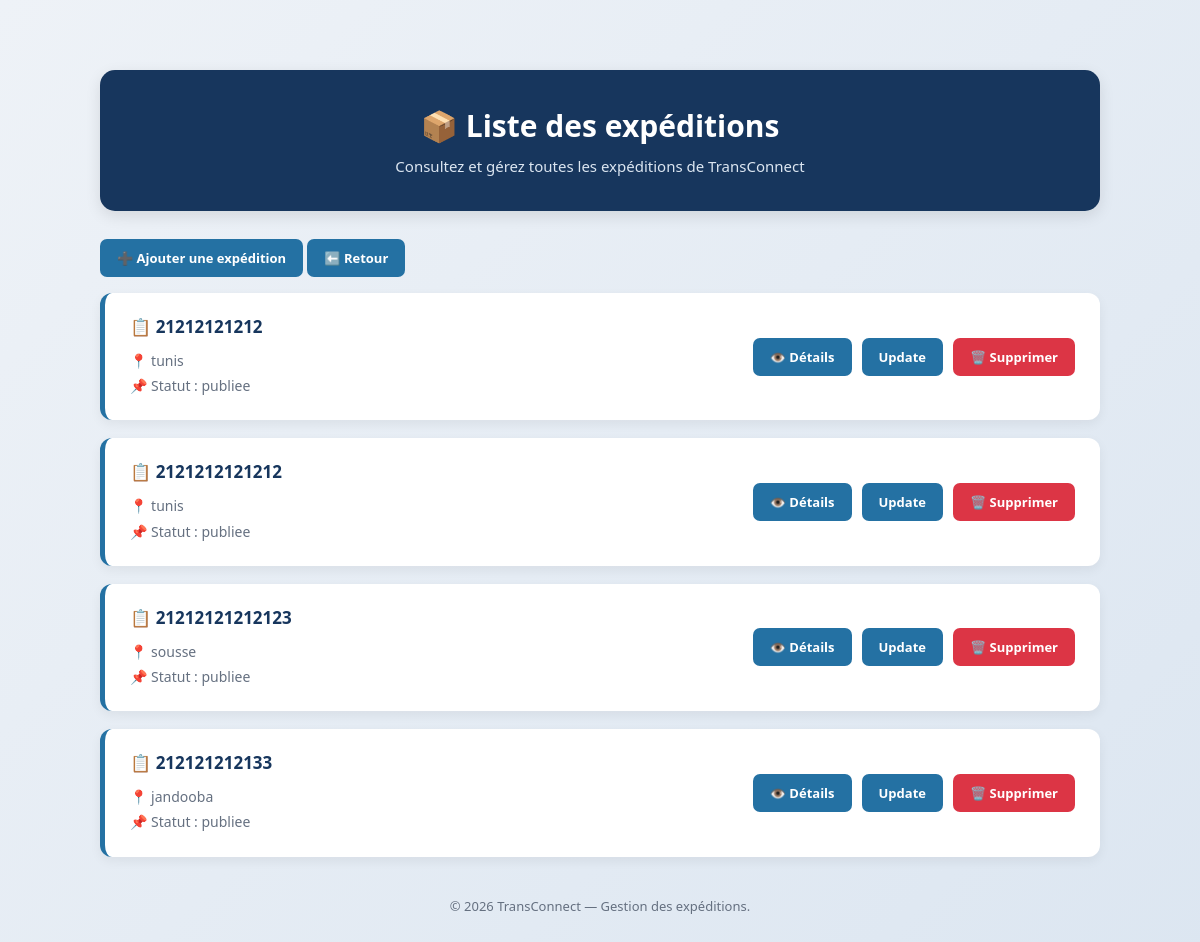
Page /expedition/list/ on the earlier database version.
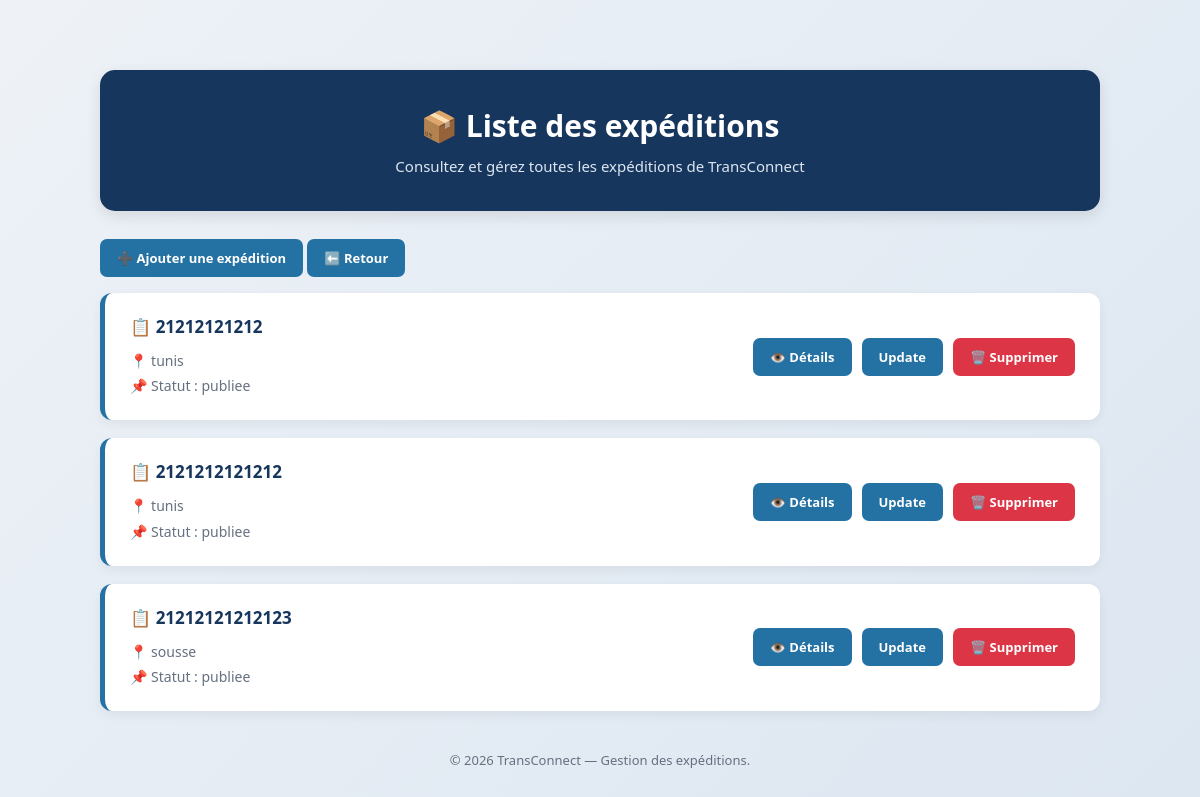
Same page on the later database version.
### ExpeditionsApp/models.py (models this page shows, shortened)
class Expedition(models.Model):
    reference = models.CharField(max_length=20,unique=True)# string «unique»
    ville_depart = models.CharField() #string
    ville_arrivee = models.CharField() #string
    poids_kg = models.DecimalField(
    max_digits=10,
    decimal_places=2,
    validators=[MinValueValidator(0.001)]
    ) #decimal
    date_souhaitee=models.DateTimeField(default=timezone.now) #date
    description=models.TextField()# text
    statut=models.CharField(max_length=30,choices=[("publiee","publiee"),
                                                   (" attribuee"," attribuee"),
                                                   ("en_cours","en_cours"),
                                                   ("livree","livree"),
                                                   ("annulee","annulee") ],
                                                    default= "publiee")# choice
    created_at=models.DateTimeField(auto_now_add=True)# datetime
    updated_at=models.DateTimeField(auto_now=True)# datetime
    entreprise=models.ForeignKey(Entreprise,
                                   on_delete=models.CASCADE,
                                   related_name="expedition")

### ExpeditionsApp/views.py (the view)
# urls.py: path('list/',list_exp,name="list"),
def list_exp(request):
    list=Expedition.objects.all()
    return render(request,'Expedition/list.html',{"list":list})

### templates/Expedition/list.html (shortened to what this page needs)
<!doctype html>
<html lang="fr">
<head>
</head>
<body>
<div class="container">
    <header>
        <h1>📦 Liste des expéditions</h1>
        <p>Consultez et gérez toutes les expéditions de TransConnect</p>
    </header>
    <p style="margin-bottom:25px">
        <a class="details" href="{% url 'expedition:create_class' %}">➕ Ajouter une expédition</a>
        <a class="details" href="{% url 'expedition:home' %}">⬅️ Retour</a>
    </p>
    <ul class="expedition-list">
        {% for off in list %}
            <li>
                <div>
                    <span class="reference">
                        📋 {{ off.reference }}
                    </span>
                    <p class="info">
                        📍 {{ off.ville_depart }}
                        <br>
                        📌 Statut : {{ off.statut }}
                    </p>
                </div>
                <div class="actions">
                    <a class="details" href="{% url 'expedition:details' off.pk %}">
                        👁️ Détails
                    </a>
                    <a class="details" href="{% url 'expedition:update_class' off.pk %}">
                        Update
                    </a>
                    <a class="delete" href="{% url 'expedition:delete' off.pk %}">
                        🗑️ Supprimer
                    </a>
                </div>
            </li>
        {% empty %}
            <li class="empty">
                Aucune expédition trouvée.
            </li>
        {% endfor %}
    </ul>
    <footer>
        &copy; 2026 TransConnect — Gestion des expéditions.
    </footer>
</div>
</body>
</html>

Differences in the rows shown:
removed Expedition: reference "212121212133", ville_depart "jandooba", statut "publiee"
